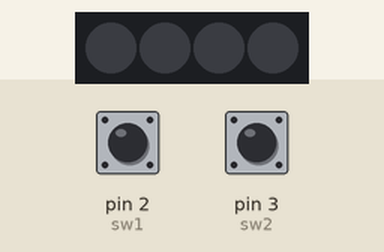
The sketch below on a simulated Arduino Uno, built with avr-gcc and run on an emulated ATmega328P. On the bench: 4 RGB LEDs in strip order, left to right. Inputs (shaded band) come from the test bench; at power-on: pin 2 (sw1) LOW, pin 3 (sw2) LOW. Dim RGB values are drawn brighter than linear; random numbers use the default seed unless the sketch sets one.

Above: at 1.2 s.
1.3 s: pin 2 (sw1) pulled HIGH for 0.15 s
At 2.0 s:
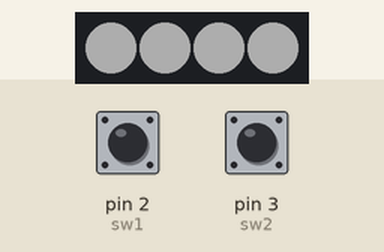
3.1 s: pin 3 (sw2) pulled HIGH for 3.2 s
At 7.2 s:
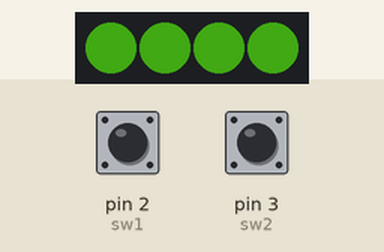
7.8 s: pin 3 (sw2) pulled HIGH for 1 s
At 8.25 s:
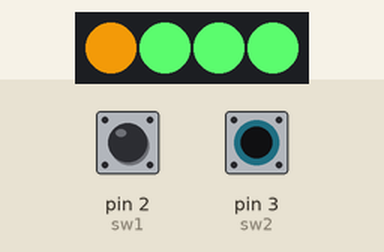
10.8 s: pin 3 (sw2) pulled HIGH for 3.2 s
At 14.2 s:
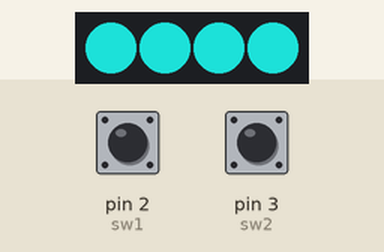
15.5 s: pin 3 (sw2) pulled HIGH for 0.15 s
At 15.55 s:
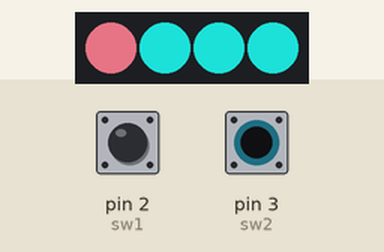
17.3 s: pin 3 (sw2) pulled HIGH for 1 s
At 19.7 s:
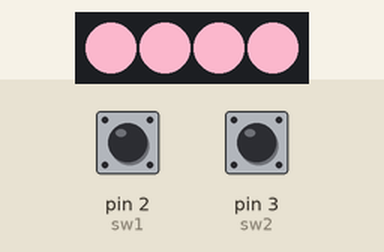
Timing chart, 0 to 21.2 s (numbered marks = the images above; inputs shaded):
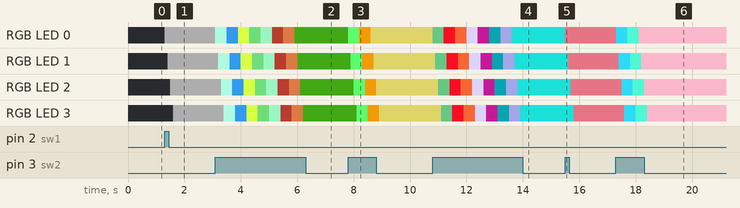

The sketch:

__Silhouette_Light.ino
```cpp
#include <Adafruit_NeoPixel.h>

int rgbLED = 7;
int sw1 = 2;
int sw2 = 3;

int numLEDs = 4;
bool POWER = false;

Adafruit_NeoPixel LEDS(numLEDs, rgbLED, NEO_GRB + NEO_KHZ800);

void setup()
{
  pinMode(sw1, INPUT);
  pinMode(sw2, INPUT);
  LEDS.begin();
}

void loop()
{
  int val_sw1 = digitalRead(sw1);
  int val_sw2 = digitalRead(sw2);
  Serial.println(POWER);

  if(val_sw1)
  {
    POWER = !POWER;
    if (POWER)
    {
      for(int i=0; i<numLEDs; i++)
      {
        LEDS.setPixelColor(i, LEDS.Color(50,50, 50));
        LEDS.show();
        delay(100);
      }
    }
    delay(1000);
  }

  if (POWER)
  {
    if(val_sw2)
    {
      int red = random(256);
      int gre = random(256);
      int blu = random(256);

      for(int i=0; i<numLEDs; i++)
      {
        LEDS.setPixelColor(i, LEDS.Color(red, gre, blu));
        LEDS.show();
        delay(100);
      }
    }
  }
  else
  {
    LEDS.clear();
    LEDS.show();
  }
}
```

Measured:
- after the input at 1.3 s, RGB LED 0: off → RGB(50, 50, 50) at once; RGB LED 1: off → RGB(50, 50, 50) after 0.10 s; RGB LED 2: off → RGB(50, 50, 50) after 0.20 s; RGB LED 3: off → RGB(50, 50, 50) after 0.30 s
- after the input at 7.8 s, RGB LED 0: RGB(17, 45, 5) → RGB(88, 245, 107) at once, → RGB(214, 136, 7) 0.40 s later, → RGB(153, 146, 72) 0.40 s later; RGB LED 1: RGB(17, 45, 5) → RGB(88, 245, 107) after 0.10 s, → RGB(214, 136, 7) 0.40 s later, → RGB(153, 146, 72) 0.40 s later
- after the input at 15.5 s, RGB LED 0: RGB(20, 162, 156) → RGB(180, 90, 103) at once; RGB LED 1: RGB(20, 162, 156) → RGB(180, 90, 103) after 0.10 s; RGB LED 2: RGB(20, 162, 156) → RGB(180, 90, 103) after 0.20 s; RGB LED 3: RGB(20, 162, 156) → RGB(180, 90, 103) after 0.30 s
- after the input at 17.3 s, RGB LED 0: RGB(180, 90, 103) → RGB(42, 202, 229) at once, → RGB(72, 233, 197) 0.40 s later, → RGB(241, 176, 196) 0.40 s later; RGB LED 1: RGB(180, 90, 103) → RGB(42, 202, 229) after 0.10 s, → RGB(72, 233, 197) 0.40 s later, → RGB(241, 176, 196) 0.40 s later
